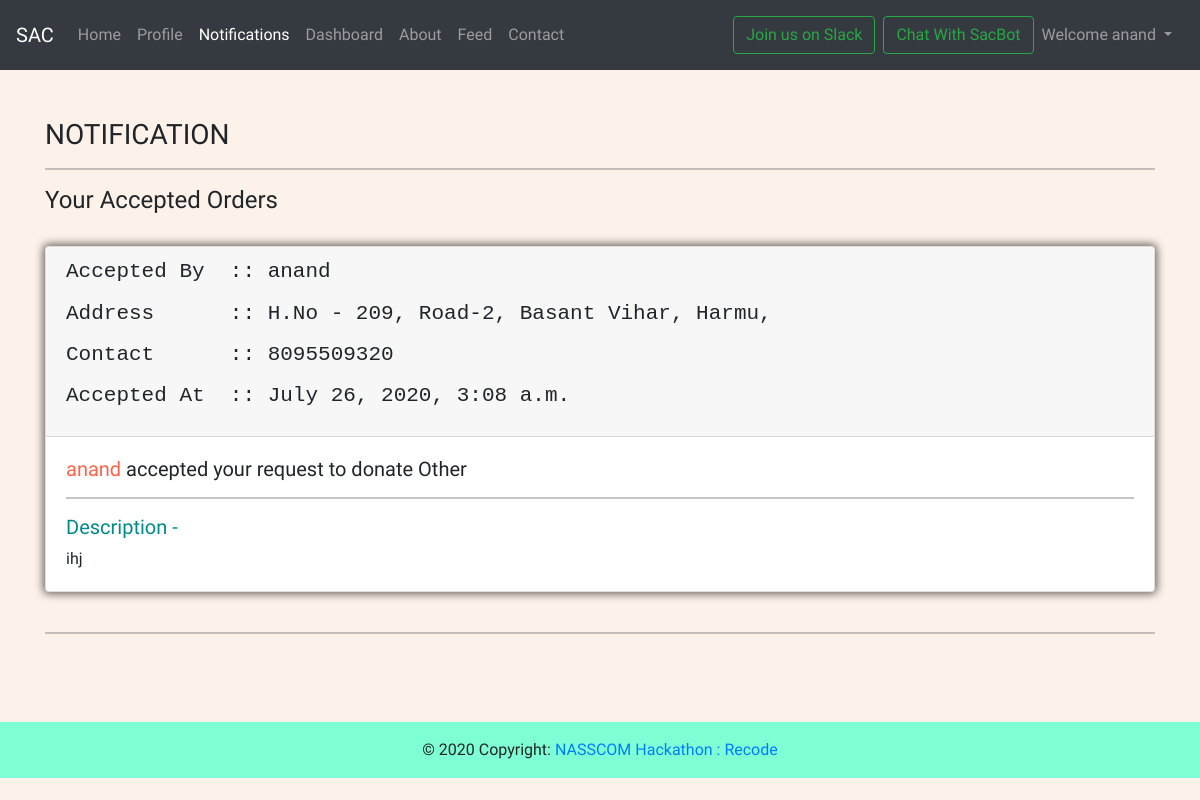
The app's page /notify (signed in), older data.
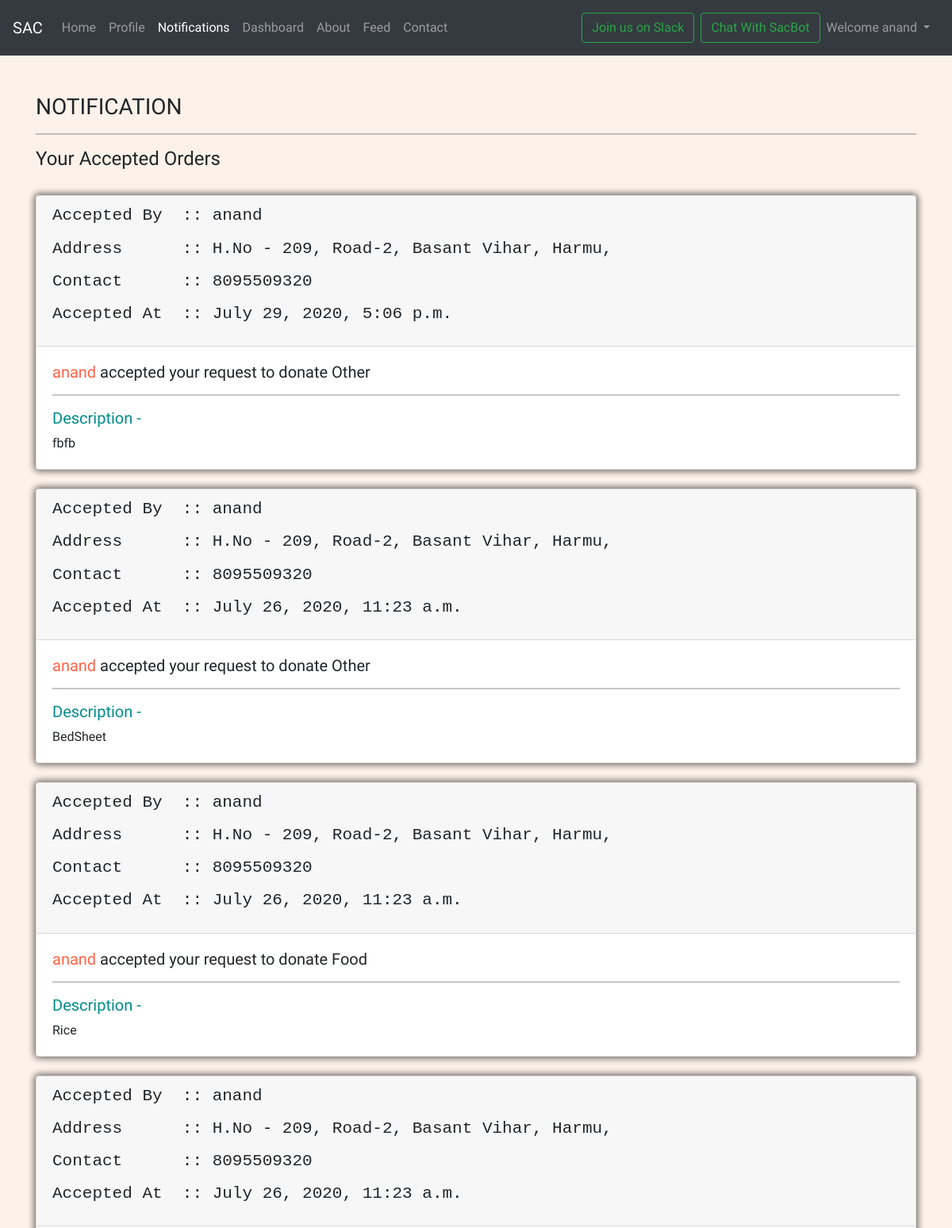
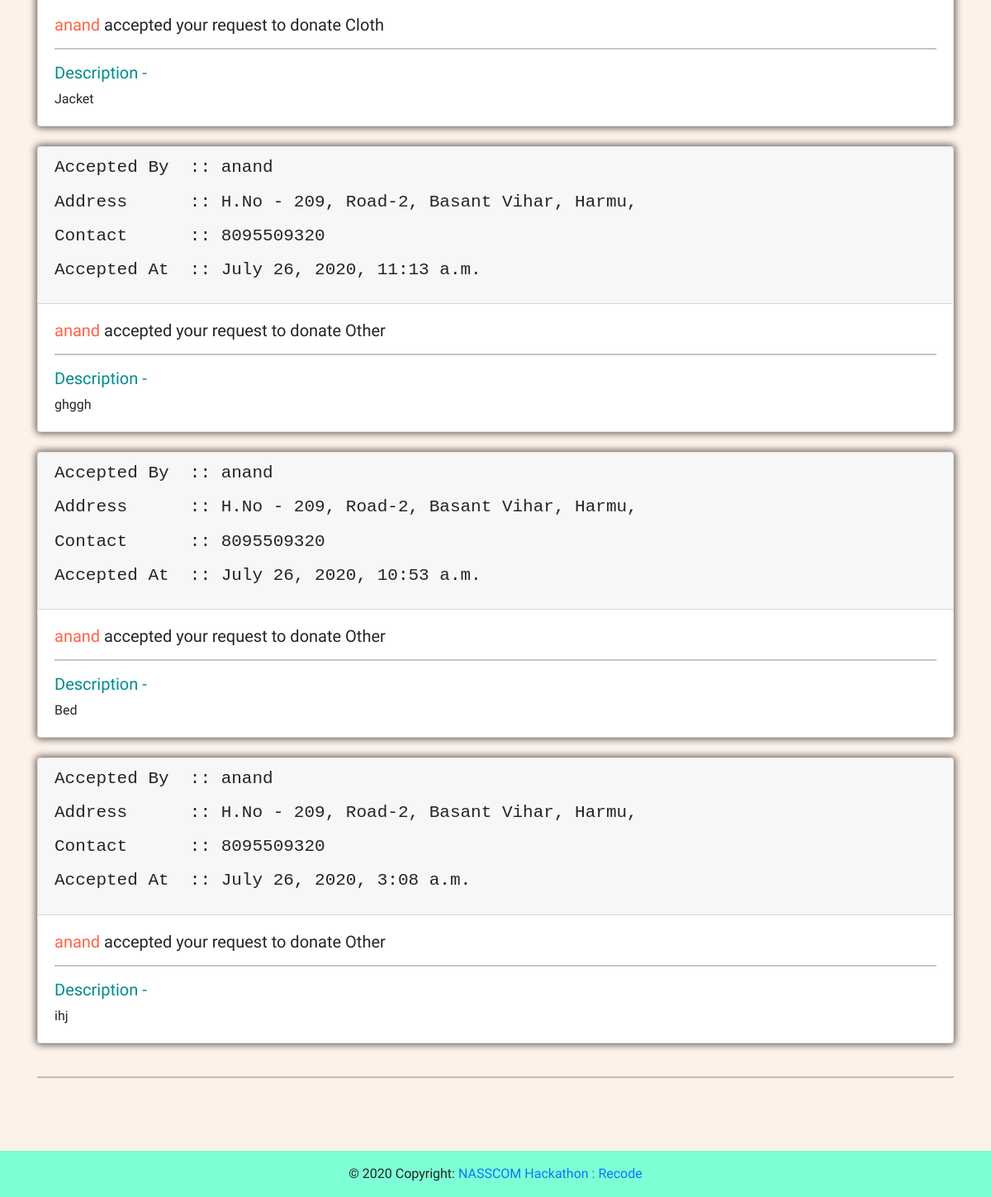
The same page, newer data (2 pictures, top to bottom).
### mysite/models.py (models this page shows, shortened)
class Notification(models.Model):
    superuser=models.CharField(max_length=30,null=True)
    enduser=models.CharField(max_length=30,null=True)
    phone=models.CharField(max_length=30,null=True)
    address=models.CharField(max_length=100,null=True)
    timestamp = models.DateTimeField(default=now)
    type1=models.CharField(max_length=100,null=True)
    description=models.CharField(max_length=500,null=True)
    done=models.IntegerField(null=True)

### mysite/views.py (the view)
# urls.py: path('notify',views.notify,name='donateCloth'),
@login_required(login_url='handleLogin')
def notify(request):
    users=request.user
    noti = Notification.objects.filter(enduser=users).order_by('-id')
    params={'notis':noti}
    return render(request,'mysite/notification.html',params)

### templates/mysite/notification.html (shortened to what this page needs)
{% extends 'base.html' %}
{% block activeNotification %} active {% endblock activeNotification %}
{% block body %}
    <div class="container mt-5">
    <h3>NOTIFICATION</h3>
        <hr>
        <h4>Your Accepted Orders</h4>
        {% for noti in notis %}
        <br>
        <div class="card">
            <div class="card-header">
                <div class="row">
                    <div class="col-md-8 col-sm-12">
                        <h4><pre>Accepted By  :: {{noti.superuser}}</pre></h4>
                        <h4><pre>Address      :: {{noti.address}}</h4>
                        <h4><pre>Contact      :: {{noti.phone}}</h4>
                        <h4><pre>Accepted At  :: {{noti.timestamp}}</h4>
                    </div>
                </div>
            </div>
            <div class="card-body">
                <h5 class="card-title"><span style="color: tomato;">{{noti.superuser}}</span> accepted your request to donate {{noti.type1}}</h5>
                <hr>
                <h5 style="color: darkcyan;">Description - </h5>
                <p class="card-text">{{noti.description}}</p>
            </div>
        </div>
        {% endfor %}
        <br>
        <hr>
        <br>
    </div>
{% endblock body %}

### templates/base.html (shortened to what this page needs)
<!doctype html>
<html lang="en">
  <head>
    <link
      rel="stylesheet"
      href="https://stackpath.bootstrapcdn.com/bootstrap/5.0.0-alpha1/css/bootstrap.min.css"
    />
    <link rel="stylesheet" href="https://stackpath.bootstrapcdn.com/bootstrap/4.5.0/css/bootstrap.min.css">
    <link rel="stylesheet" href="./static/mysite/style.css">
    <link
      rel="stylesheet"
      href="https://cdnjs.cloudflare.com/ajax/libs/font-awesome/5.13.1/css/all.min.css"
    />
  </head>
  <body>
    <nav class="navbar navbar-expand-lg navbar-dark bg-dark">
      <a class="navbar-brand" href="/">SAC</a>
      <div class="collapse navbar-collapse" id="navbarSupportedContent">
        <ul class="navbar-nav mr-auto">
          <li class="nav-item {% block activeHome %} {% endblock activeHome %}">
            <a class="nav-link" href="/">Home <span class="sr-only">(current)</span></a>
          </li>
          {% if user.is_authenticated %}
            <li class="nav-item {% block activeProfile %} {% endblock activeProfile %}">
            <a class="nav-link" href="/profile">Profile</a>
            <li class="nav-item {% block activeNotification %} {% endblock activeNotification %}">
            <a class="nav-link" href="/notify">Notifications</a>
          </li>
          {% endif %}
          {% if request.user.is_superuser %}
            <li class="nav-item {% block activeDashboard %} {% endblock activeDashboard %}">
            <a class="nav-link" href="/dashboard">Dashboard</a>
          {% endif %}
          <li class="nav-item {% block activeAbout %} {% endblock activeAbout %}">
            <a class="nav-link" href="/about">About</a>
          </li>
            <li class="nav-item {% block activeFeed %} {% endblock activeFeed %}">
            <a class="nav-link" href="/tweet">Feed</a>
          </li>
          <li class="nav-item {% block activeContact %} {% endblock activeContact %}">
            <a class="nav-link" href="/contact">Contact</a>
          </li>
        </ul>
        <div class="ml-auto form-inline mx-1">
          <a class="btn btn-outline-success my-2 my-sm-2 mx-2" href="https://join.slack.com/t/sacate/shared_invite/zt-g05v625j-CYp~WYorMyCYT7O2b3z4pg" role="button"  target="_blank">Join us on Slack</a>
        <div class="ml-auto form-inline ">
          <a class="btn btn-outline-success my-2 my-sm-2" href="https://web-chat.global.assistant.watson.cloud.ibm.com/preview.html?region=eu-gb&integrationID=2f56951f-120f-4309-92a2-dcdd4580ab57&serviceInstanceID=aee528ff-74f7-4657-b398-d01bb7a36378" role="button">Chat With SacBot</a>
        {% if user.is_authenticated %}
            <ul class="navbar-nav ml-auto">
                <li class="nav-item dropdown">
                    <a class="nav-link dropdown-toggle" href="#" id="navbarDropdown" role="button" data-toggle="dropdown" aria-haspopup="true" aria-expanded="false">
                      Welcome {{ request.user }}
                    </a>
                  </li>
            </ul>
        {% endif %}
        </div>
      </div>
     </nav>
    {% block body %}
    {% endblock body %}
    <br><br>
<footer class="page-footer font-small Blue">
  <div class="footer-copyright text-center py-3">© 2020 Copyright:
    <a href="https://mdbootstrap.com/"> NASSCOM Hackathon : Recode</a>
  </div>
</footer>
  </body>
</html>

### mysite/static/mysite/style.css (style rules this page uses)
* { margin: 0; padding: 0; box-sizing: border-box; font-family: 'Baloo Da 2', cursive; }
.nav-link, .breadcrumb-item { padding: 10px 0 10px 30px; transition: all .2s; color: #06092e; }
.card { box-shadow: 0 0 8px 2px rgba(8, 4, 4, 0.6); }

Row changes from the older to the newer data that the page shows:
added Notification: superuser "anand", address "H.No - 209, Road-2, Basant Vihar,…", phone "8095509320", timestamp "July 29, 2020, 5:06 p.m.", type1 "Other", description "fbfb"
added Notification: superuser "anand", address "H.No - 209, Road-2, Basant Vihar,…", phone "8095509320", timestamp "July 26, 2020, 11:23 a.m.", type1 "Other", description "BedSheet"
added Notification: superuser "anand", address "H.No - 209, Road-2, Basant Vihar,…", phone "8095509320", timestamp "July 26, 2020, 11:23 a.m.", type1 "Food", description "Rice"
added Notification: superuser "anand", address "H.No - 209, Road-2, Basant Vihar,…", phone "8095509320", timestamp "July 26, 2020, 11:23 a.m.", type1 "Cloth", description "Jacket"
added Notification: superuser "anand", address "H.No - 209, Road-2, Basant Vihar,…", phone "8095509320", timestamp "July 26, 2020, 11:13 a.m.", type1 "Other", description "ghggh"
added Notification: superuser "anand", address "H.No - 209, Road-2, Basant Vihar,…", phone "8095509320", timestamp "July 26, 2020, 10:53 a.m.", type1 "Other", description "Bed"
